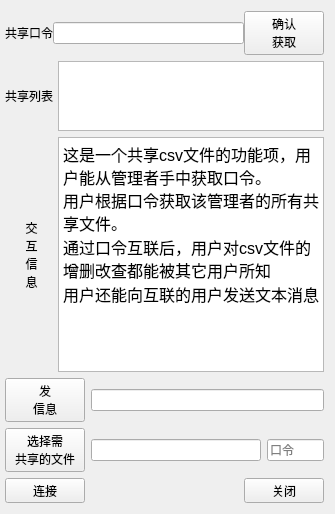
<?xml version="1.0" encoding="UTF-8"?>
<ui version="4.0">
 <class>SharedView</class>
 <widget class="QWidget" name="SharedView">
  <property name="geometry">
   <rect>
    <x>0</x>
    <y>0</y>
    <width>335</width>
    <height>514</height>
   </rect>
  </property>
  <property name="sizePolicy">
   <sizepolicy hsizetype="Expanding" vsizetype="Expanding">
    <horstretch>0</horstretch>
    <verstretch>0</verstretch>
   </sizepolicy>
  </property>
  <property name="windowTitle">
   <string>Form</string>
  </property>
  <property name="styleSheet">
   <string notr="true"/>
  </property>
  <layout class="QGridLayout" name="gridLayout" rowstretch="1,2,7,1,1,1">
   <property name="leftMargin">
    <number>5</number>
   </property>
   <item row="2" column="0">
    <layout class="QHBoxLayout" name="horizontalLayout_2" stretch="1,5">
     <property name="spacing">
      <number>0</number>
     </property>
     <item>
      <widget class="QLabel" name="label">
       <property name="text">
        <string>交
互
信
息</string>
       </property>
       <property name="alignment">
        <set>Qt::AlignmentFlag::AlignCenter</set>
       </property>
      </widget>
     </item>
     <item>
      <widget class="QTextEdit" name="textBrowser">
       <property name="sizePolicy">
        <sizepolicy hsizetype="Preferred" vsizetype="Preferred">
         <horstretch>0</horstretch>
         <verstretch>0</verstretch>
        </sizepolicy>
       </property>
       <property name="html">
        <string>&lt;!DOCTYPE HTML PUBLIC &quot;-//W3C//DTD HTML 4.0//EN&quot; &quot;http://www.w3.org/TR/REC-html40/strict.dtd&quot;&gt;
&lt;html&gt;&lt;head&gt;&lt;meta name=&quot;qrichtext&quot; content=&quot;1&quot; /&gt;&lt;meta charset=&quot;utf-8&quot; /&gt;&lt;style type=&quot;text/css&quot;&gt;
p, li { white-space: pre-wrap; }
hr { height: 1px; border-width: 0; }
li.unchecked::marker { content: &quot;\2610&quot;; }
li.checked::marker { content: &quot;\2612&quot;; }
&lt;/style&gt;&lt;/head&gt;&lt;body style=&quot; font-family:'Microsoft YaHei UI'; font-size:9pt; font-weight:400; font-style:normal;&quot;&gt;
&lt;p style=&quot; margin-top:0px; margin-bottom:0px; margin-left:0px; margin-right:0px; -qt-block-indent:0; text-indent:0px;&quot;&gt;&lt;span style=&quot; font-size:12pt;&quot;&gt;这是一个共享csv文件的功能项，用户能从管理者手中获取口令。&lt;br /&gt;用户根据口令获取该管理者的所有共享文件。&lt;/span&gt;&lt;/p&gt;
&lt;p style=&quot; margin-top:0px; margin-bottom:0px; margin-left:0px; margin-right:0px; -qt-block-indent:0; text-indent:0px;&quot;&gt;&lt;span style=&quot; font-size:12pt;&quot;&gt;通过口令互联后，用户对csv文件的增删改查都能被其它用户所知&lt;/span&gt;&lt;/p&gt;
&lt;p style=&quot; margin-top:0px; margin-bottom:0px; margin-left:0px; margin-right:0px; -qt-block-indent:0; text-indent:0px;&quot;&gt;&lt;span style=&quot; font-size:12pt;&quot;&gt;用户还能向互联的用户发送文本消息&lt;/span&gt;&lt;/p&gt;&lt;/body&gt;&lt;/html&gt;</string>
       </property>
      </widget>
     </item>
    </layout>
   </item>
   <item row="3" column="0">
    <layout class="QHBoxLayout" name="horizontalLayout_3" stretch="1,10">
     <property name="spacing">
      <number>6</number>
     </property>
     <item>
      <widget class="QPushButton" name="sendmsgBtn">
       <property name="sizePolicy">
        <sizepolicy hsizetype="Expanding" vsizetype="Fixed">
         <horstretch>0</horstretch>
         <verstretch>0</verstretch>
        </sizepolicy>
       </property>
       <property name="text">
        <string>发
信息</string>
       </property>
      </widget>
     </item>
     <item>
      <widget class="QLineEdit" name="msgEdit"/>
     </item>
    </layout>
   </item>
   <item row="0" column="0">
    <layout class="QHBoxLayout" name="horizontalLayout_4" stretch="1,5,0">
     <property name="spacing">
      <number>0</number>
     </property>
     <property name="rightMargin">
      <number>0</number>
     </property>
     <item>
      <widget class="QLabel" name="label_2">
       <property name="text">
        <string>共享口令</string>
       </property>
      </widget>
     </item>
     <item>
      <widget class="QLineEdit" name="passwdEdit">
       <property name="text">
        <string/>
       </property>
      </widget>
     </item>
     <item>
      <widget class="QPushButton" name="yesBtn">
       <property name="text">
        <string>确认
获取</string>
       </property>
      </widget>
     </item>
    </layout>
   </item>
   <item row="4" column="0">
    <layout class="QHBoxLayout" name="horizontalLayout" stretch="1,3,1">
     <item>
      <widget class="QPushButton" name="buildBtn">
       <property name="sizePolicy">
        <sizepolicy hsizetype="Expanding" vsizetype="Fixed">
         <horstretch>0</horstretch>
         <verstretch>0</verstretch>
        </sizepolicy>
       </property>
       <property name="text">
        <string>选择需
共享的文件</string>
       </property>
      </widget>
     </item>
     <item>
      <widget class="QLineEdit" name="readfileEdit_2">
       <property name="text">
        <string/>
       </property>
      </widget>
     </item>
     <item>
      <widget class="QLineEdit" name="createEdit">
       <property name="inputMask">
        <string/>
       </property>
       <property name="placeholderText">
        <string>口令</string>
       </property>
      </widget>
     </item>
    </layout>
   </item>
   <item row="1" column="0">
    <layout class="QHBoxLayout" name="horizontalLayout_6" stretch="1,5">
     <property name="spacing">
      <number>0</number>
     </property>
     <item>
      <widget class="QLabel" name="label_3">
       <property name="text">
        <string>共享列表</string>
       </property>
      </widget>
     </item>
     <item>
      <widget class="QListWidget" name="listWidget"/>
     </item>
    </layout>
   </item>
   <item row="5" column="0">
    <layout class="QHBoxLayout" name="horizontalLayout_5">
     <item>
      <widget class="QPushButton" name="linkBtn">
       <property name="sizePolicy">
        <sizepolicy hsizetype="Minimum" vsizetype="Maximum">
         <horstretch>0</horstretch>
         <verstretch>0</verstretch>
        </sizepolicy>
       </property>
       <property name="maximumSize">
        <size>
         <width>16777215</width>
         <height>25</height>
        </size>
       </property>
       <property name="text">
        <string>连接</string>
       </property>
      </widget>
     </item>
     <item>
      <spacer name="horizontalSpacer">
       <property name="orientation">
        <enum>Qt::Orientation::Horizontal</enum>
       </property>
       <property name="sizeHint" stdset="0">
        <size>
         <width>40</width>
         <height>20</height>
        </size>
       </property>
      </spacer>
     </item>
     <item>
      <widget class="QPushButton" name="closeBtn">
       <property name="sizePolicy">
        <sizepolicy hsizetype="Minimum" vsizetype="Maximum">
         <horstretch>0</horstretch>
         <verstretch>0</verstretch>
        </sizepolicy>
       </property>
       <property name="maximumSize">
        <size>
         <width>16777215</width>
         <height>25</height>
        </size>
       </property>
       <property name="text">
        <string>关闭</string>
       </property>
      </widget>
     </item>
    </layout>
   </item>
  </layout>
 </widget>
 <tabstops>
  <tabstop>passwdEdit</tabstop>
  <tabstop>sendmsgBtn</tabstop>
  <tabstop>msgEdit</tabstop>
  <tabstop>buildBtn</tabstop>
  <tabstop>readfileEdit_2</tabstop>
 </tabstops>
 <resources/>
 <connections/>
</ui>
